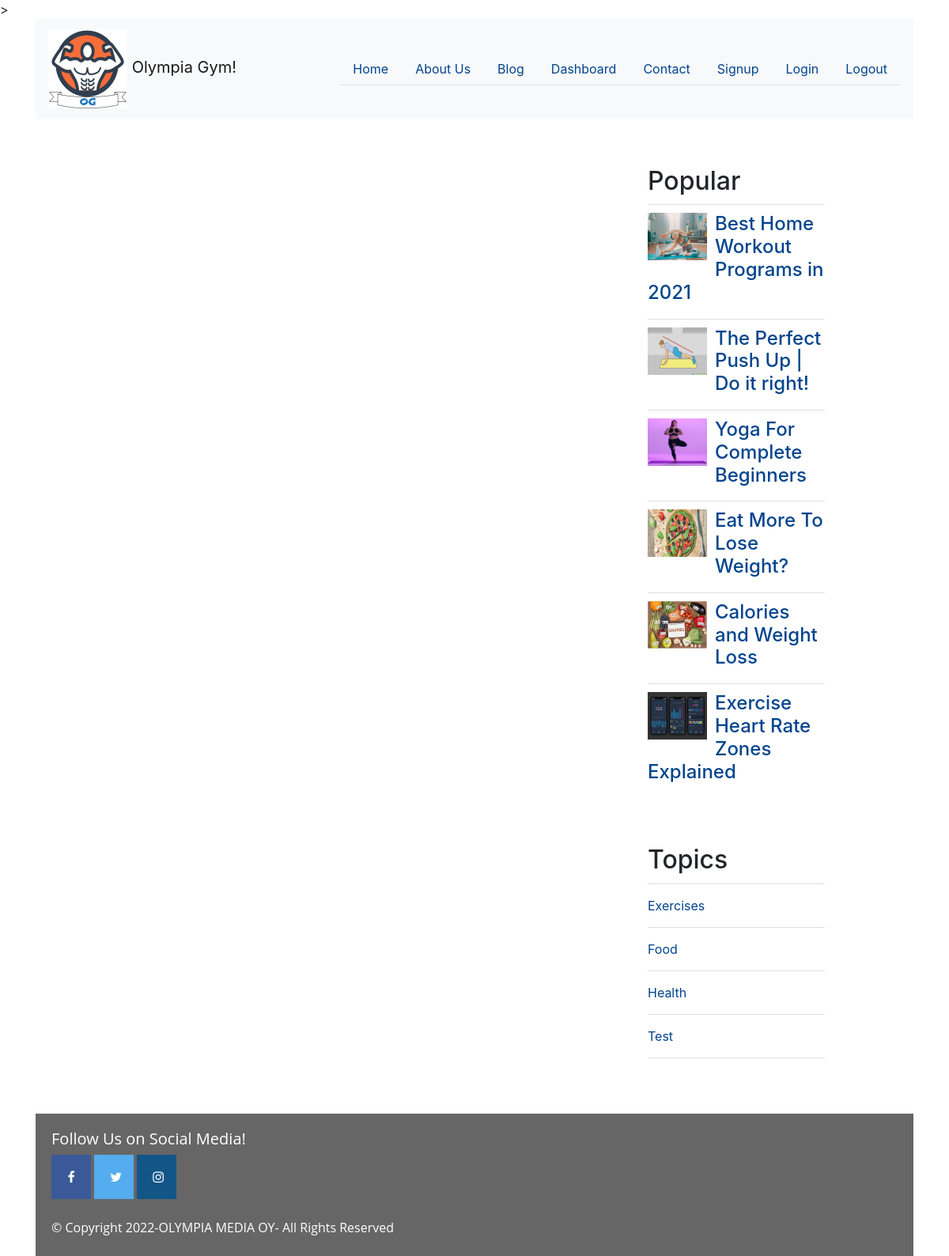
The app's page /single.php, older data.
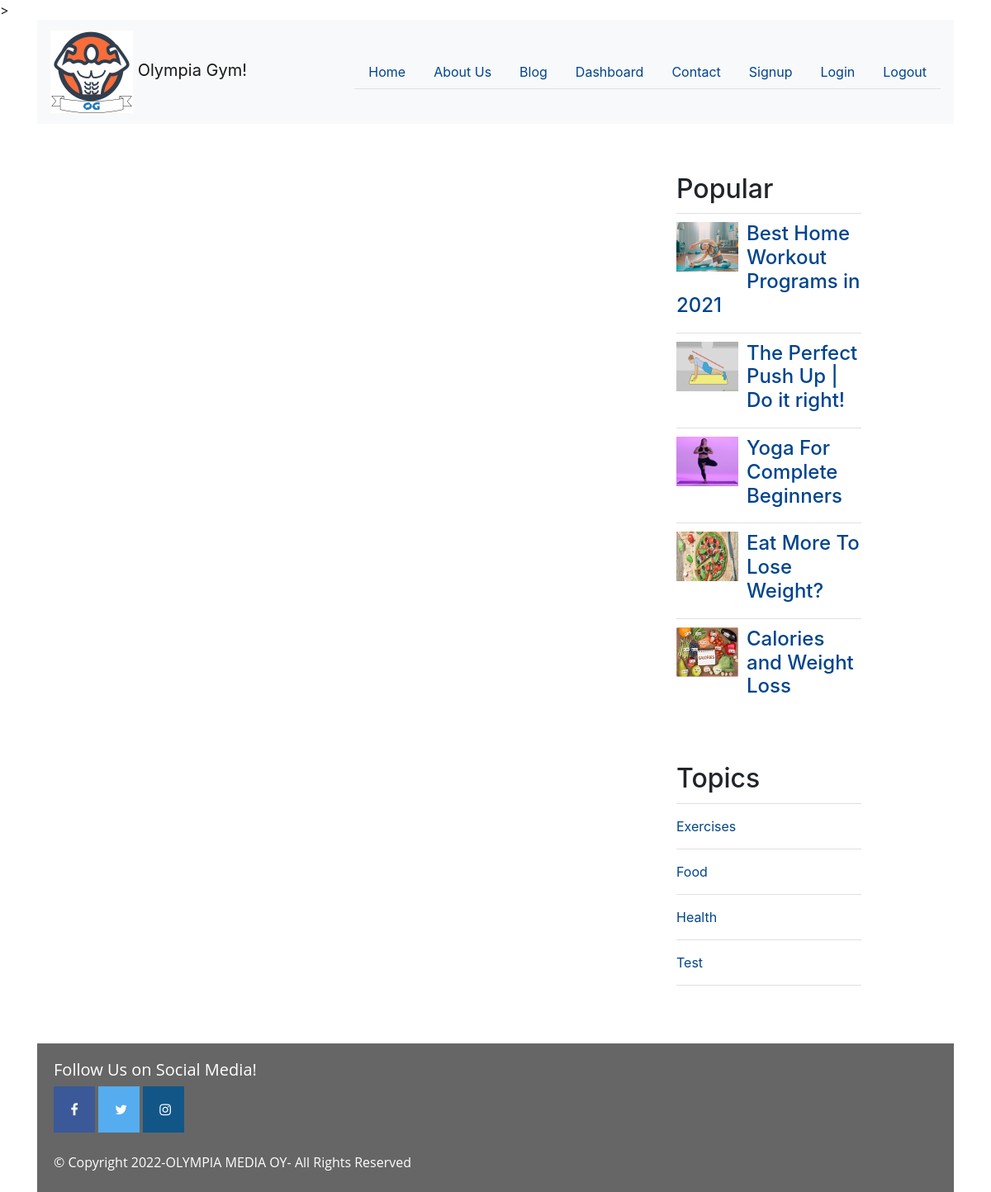
The same page, newer data.
### tables this page shows
CREATE TABLE `posts` (
  `id` int(11) NOT NULL,
  `user_id` int(11) NOT NULL,
  `topic_id` int(11) DEFAULT NULL,
  `title` varchar(255) NOT NULL,
  `image` varchar(255) NOT NULL,
  `body` text NOT NULL,
  `published` tinyint(4) NOT NULL,
  `created_at` datetime NOT NULL DEFAULT current_timestamp()
);

CREATE TABLE `topics` (
  `id` int(11) NOT NULL,
  `name` varchar(100) NOT NULL,
  `description` text NOT NULL
);

### app/database/db.php (called while the page is built, shortened)
<?php
require('connection.php');
function executeQuery($sql, $data)
{
    global $con;
    $stmt = $con->prepare($sql);
    $values = array_values($data);
    $types = str_repeat('s', count($values));
    $stmt->bind_param($types, ...$values);
    $stmt->execute();
    return $stmt;
}
function selectAll($table, $conditions = [])
{
    global $con;
    $sql = "SELECT * FROM $table";
    if (empty($conditions)) {
        $stmt = $con->prepare($sql);
        $stmt->execute();
        $records = $stmt->get_result()->fetch_all(MYSQLI_ASSOC);
        return $records;
    } else {
        $i = 0;
        foreach ($conditions as $key => $value) {
            if ($i === 0) {
                $sql = $sql . " WHERE $key=?";
            } else {
                $sql = $sql . " AND $key=?";
            }
            $i++;
        }
        $stmt = executeQuery($sql, $conditions);
        $records = $stmt->get_result()->fetch_all(MYSQLI_ASSOC);
        return $records;
    }
}

### app/controllers/posts.php (called while the page is built, shortened)
<?php
include(ROOT_PATH . "/app/database/db.php");
$table = 'posts';
$topics = selectAll('topics');
$posts = selectAll($table);

### single.php (the view, shortened to what this page needs)
<?php
include(ROOT_PATH . '/app/controllers/posts.php');
$topics = selectAll('topics');
$posts = selectAll('posts', ['published' => 1]);
?>
<head>
  <link rel="stylesheet" href="https://use.fontawesome.com/releases/v5.7.2/css/all.css"
>
  <link rel="stylesheet" href="assets/css/styleblog.css">
</head>
<body>
  <?php include("header.php"); ?>
  <div class="container">
  <div class="col-12">
    <div class="content clearfix">
      <div class="main-content-wrapper">
        <div class="main-content single">
</div>
</div>
      <div class="sidebar single">
        <div class="section popular">
          <h2 class="section-title">Popular</h2>
          <?php foreach ($posts as $p): ?>
            <div class="post clearfix">
              <img src="<?php echo BASE_URL . '/html-website/images/' . $p['image']; ?>" alt="">
              <a href="" class="title">
                <h4><?php echo $p['title'] ?></h4>
              </a>
            </div>
          <?php endforeach; ?>
        </div>
        <div class="section topics">
          <h2 class="section-title">Topics</h2>
          <ul>
            <?php foreach ($topics as $topic): ?>
              <li><a href="<?php echo BASE_URL . '/blog.php?t_id=' . $topic['id'] . '&name=' . $topic['name'] ?>"><?php echo $topic['name']; ?></a></li>
            <?php endforeach; ?>
          </ul>
        </div>
      </div>
    </div>
            </div>
            </div>
    <?php
include("footer.php");
?>
</html>

Row changes from the older to the newer data that the page shows:
no longer on this page (row edited): posts: image (picture), title "Exercise Heart Rate Zones Explained"
